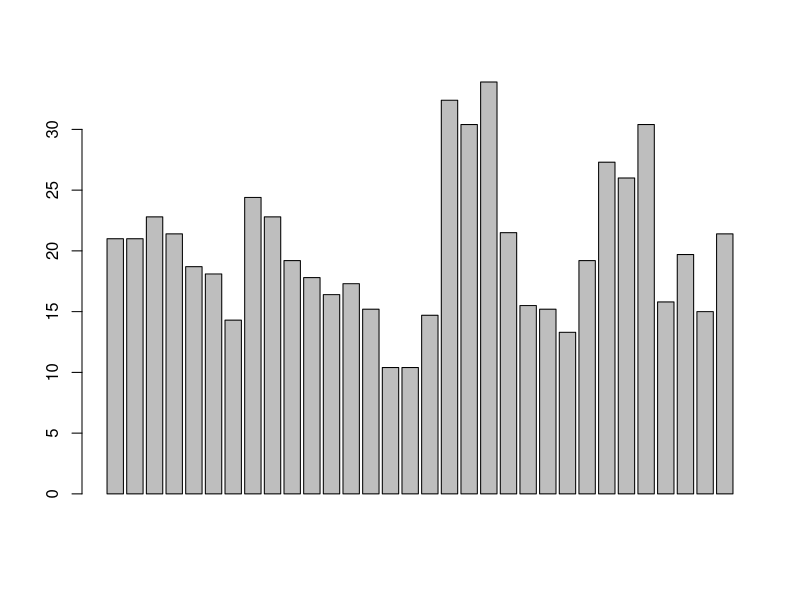
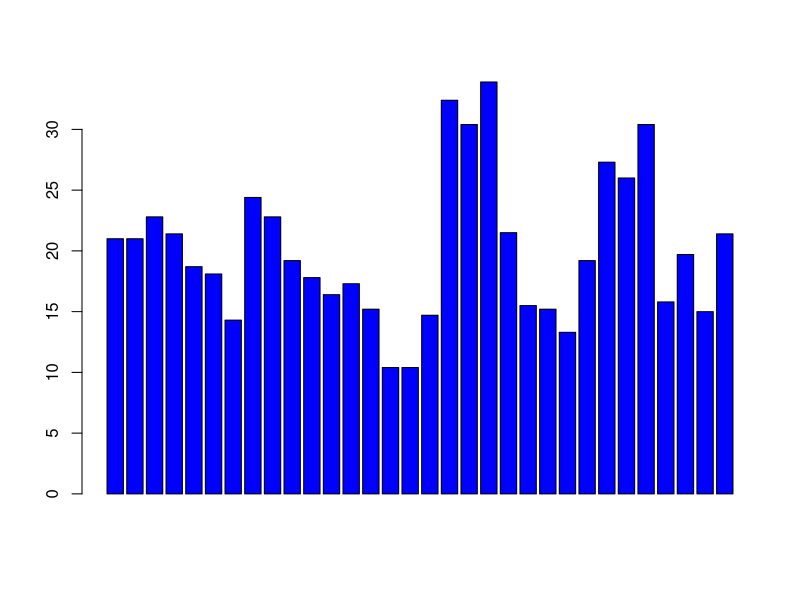
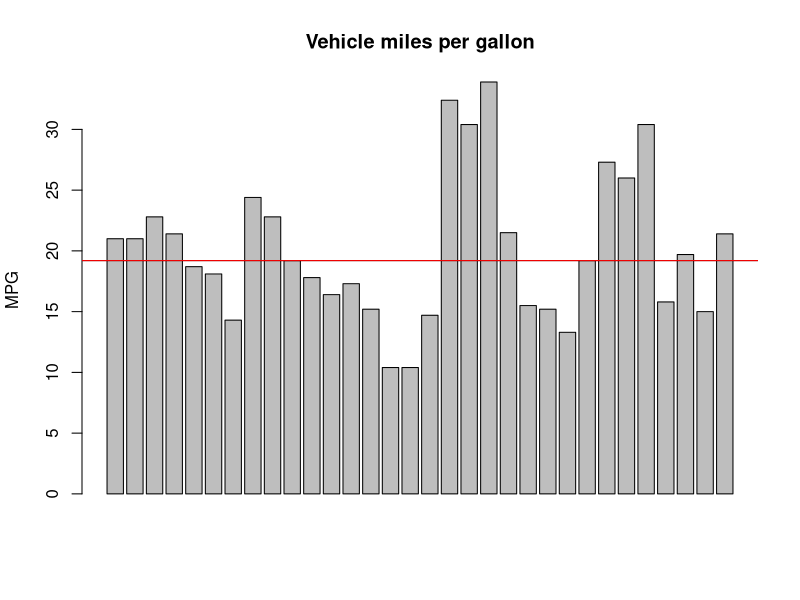
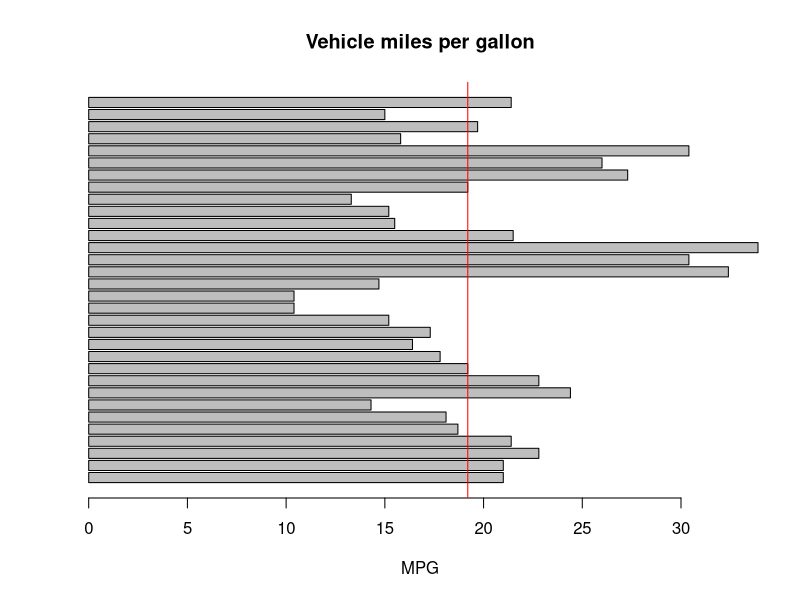
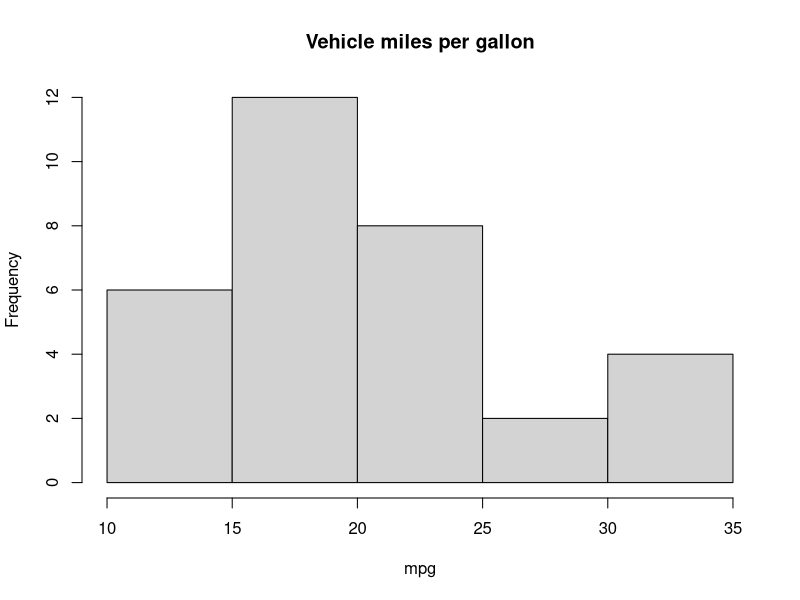
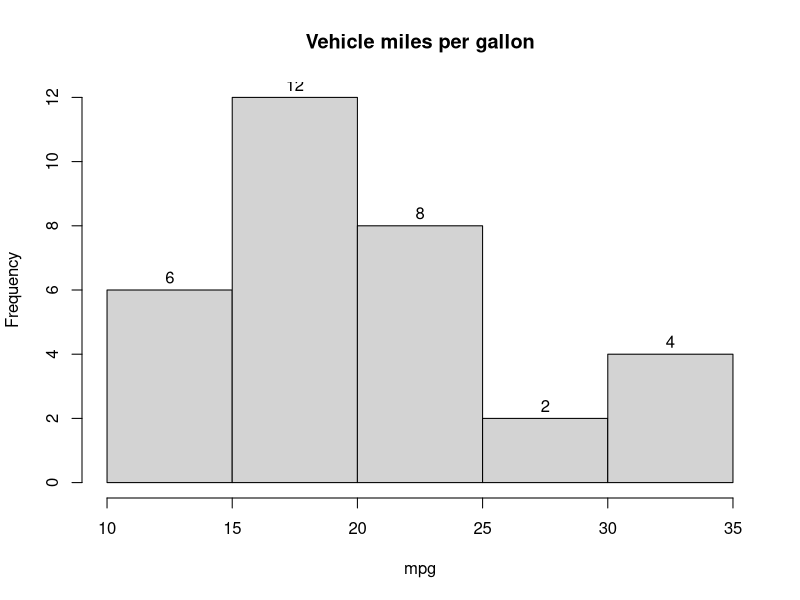
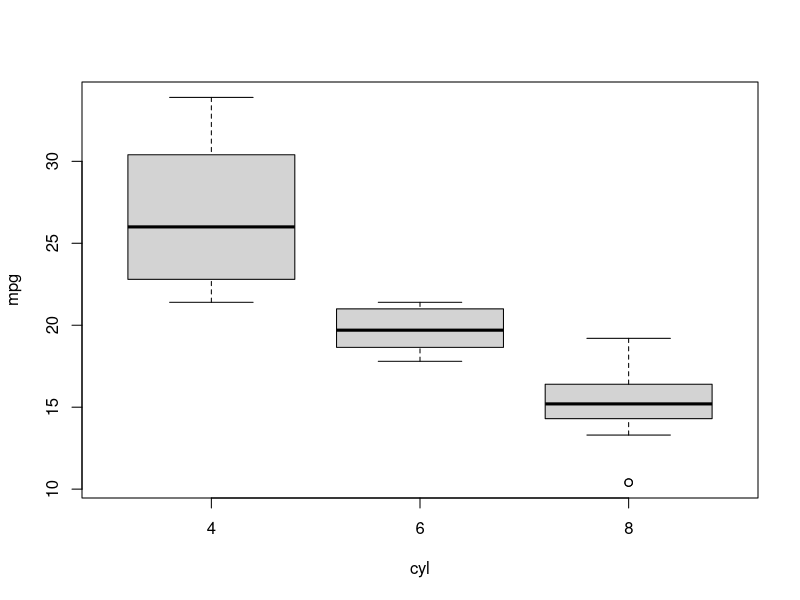
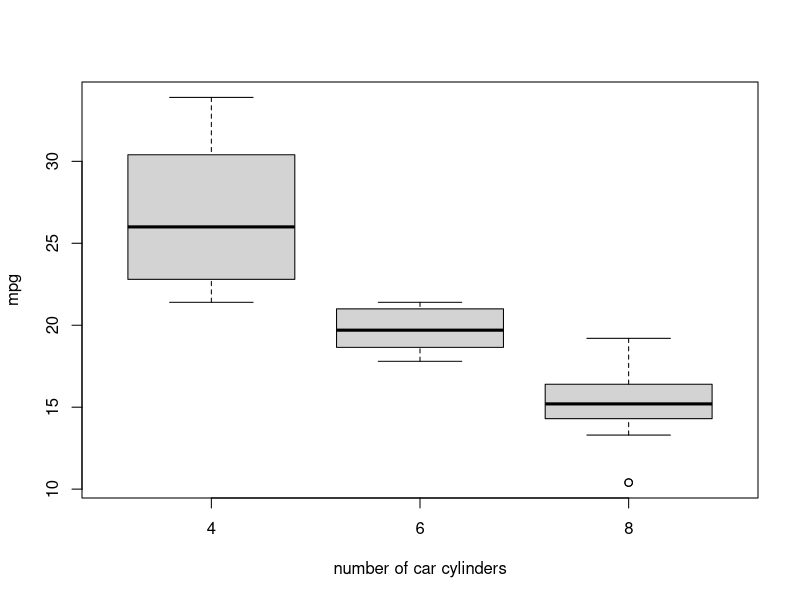

Write the R code that produced these figures, in order. (Note: this script raises an error after producing the figures.)
library(ggplot2)
library(reshape2)

#### load mtcars
data(mtcars)

#### lets take a look at the data and its structure
str(mtcars)
head(mtcars)
View(mtcars)

#### Before we starts plotting the data, notice that we have a few fields that
#### are numeric, but we probably won't use for measuring. We'll be using them
#### for grouping, categorizing, so convert those into factors
mtcars$cyl <- as.factor(mtcars$cyl)
mtcars$vs <- as.factor(mtcars$vs)
mtcars$am <- as.factor(mtcars$am)

#### simple bar chart
barplot(mtcars$mpg)

### change the color
barplot(mtcars$mpg, col = "Blue")

#### add labels
barplot(mtcars$mpg, main = "Vehicle miles per gallon", ylab= "MPG")

### add a line to show where the mean is
abline(h = median(mtcars$mpg))

### change the color of the line
abline(h = median(mtcars$mpg), col = "Red")

### make it horizontal, change measure label to x axis 
barplot(mtcars$mpg, main = "Vehicle miles per gallon", xlab= "MPG", horiz = TRUE)

### lets add the line again
abline(v = median(mtcars$mpg), col = "Red")

### now lets do a histogram
hist(mtcars$mpg, main = "Vehicle miles per gallon", xlab= "mpg", ylab = "Frequency")

### Add data values at top of bars
hist(mtcars$mpg, main = "Vehicle miles per gallon", xlab= "mpg",
     ylab = "Frequency", labels = TRUE)

#### What if we want to split data into categories? Let's make a boxplot
boxplot(mpg ~ cyl, data=mtcars)

###  now let's add labels
boxplot(mpg ~ cyl, data=mtcars, 
        xlab = "number of car cylinders", 
        ylab = "mpg")


### What if we want to see the relationship between two numeric variables?
#### Let's make a scatter plot
plot(mtcars$hp, mtcars$mpg, xlab = "horsepower", ylab = "mpg",
     main = "MPG vs horsepower")

### lets make the points a specific color
plot(hp ~ mpg, data = mtcars, xlab = "horsepower", ylab = "mpg",
     main = "MPG vs horsepower", col = "Red")

#### let's adjust the shapes of the points
plot(mtcars$hp, mtcars$mpg, xlab = "Horsepower", ylab = "mpg",
     main = "MPG vs horsepower", col = "Red", pch = 15)


#### lets adjust the color according to whether the car is an automatic or manual
plot(mtcars$hp, mtcars$mpg, xlab = "Horsepower", ylab = "mpg",
     main = "MPG vs horsepower", col = mtcars$am, pch = 15)

### lets adjust the size of the pointes
plot(mtcars$hp, mtcars$mpg, xlab = "horsepower", ylab = "mpg",
     main = "MPG vs horsepower", col = mtcars$am, pch = 15, cex = 0.5)

#### now let's add a regression line
plot(mtcars$hp, mtcars$mpg, xlab = "horsepower", ylab = "mpg",
           main = "MPG vs horsepower", col = mtcars$am, pch = 15, cex = 1, 
           abline(lm(mtcars$mpg ~ mtcars$hp)))

#### make it a dotted line
plot(mtcars$hp, mtcars$mpg, xlab = "horsepower", ylab = "mpg",
           main = "MPG vs horsepower", col = mtcars$am, pch = 15, cex = 1, 
           abline(lm(mtcars$mpg ~ mtcars$hp), lty = 2))

### lastly, let's add a legend
legend("topright", legend = c("Automatic", "Manual"),
       col = c("Black", "Red"), pch = 15)

#### let's read in a new dataset
vacants <- read.csv(file = "stl_vacants.csv")

### take a look at it
str(vacants)
View(vacants)

### to calculate the total number of vacants by year across
### the city, use aggregate
total_by_year <- aggregate(Number ~ Year, vacants, sum)

#### how would you make a barplot of total_by_year?


#### now let's add some year labels on the x axis
barplot(total_by_year$Number, names.arg = total_by_year$Year)

### now let's try a different type of chart
plot(total_by_year$Year, total_by_year$Number, type = "l")

### what if we want to plot multiple lines?

#### let's load the ggplot2 library, which can make much more attractive charts
library(ggplot2)

#### let's make a multi-line
ggplot(vacants, aes(x = Year, y = Number, group = Region, col = Region))
  + geom_line()

### now lets do a stacked bar chart
ggplot(vacants, aes(x = Year, y = Number, group = Region,
                    fill = Region)) + geom_bar(stat = "identity")

#### Lastly, let's slice out north st. louis and make a bar or line chart
### in ggplot. Your choice.


### A few more ggplot examples
### bar chart
data(tips)

# Creating a new data frame from tip that has an average tip grouped by time
average_tip <- aggregate(list(Tip = tips$tip), list(Time = factor(tips$time)), mean)

# Basic barchart
ggplot(average_tip, aes(x = Time, y = Tip, fill = Time)) + geom_bar(stat = "identity")

# Can tell R we don't want the legend by adding + guides(fill = False)

# Adding another factor group to the axis (grouping by gender and meal)
average_tip_gender <- aggregate(list(Tip = tips$tip),
                        list(Time = factor(tips$time), Gender = factor(tips$sex)), mean)

#### round the tip 
average_tip_gender$Tip <- round(average_tip_gender$Tip, 2)

tip_gender <- ggplot(average_tip_gender, aes(x = Time, y = Tip,
                  fill = Gender)) + geom_bar(stat = "identity")

tip_gender

# Not quite what we're looking for, likely 

# Change position to dodge
tip_gender <- ggplot(average_tip_gender, aes(x = Time, y = Tip,
                fill = Gender)) + geom_bar(stat = "identity", position = "dodge")

tip_gender

# Give our graph a title
tip_gender <- tip_gender + ggtitle("Average Tips by Meal")
tip_gender

# Give the axes titles
tip_gender <- tip_gender + xlab("Meal") + ylab("Dollars Tipped")
tip_gender

# Add the values to the top of the barchart
tip_gender <- tip_gender + geom_text(aes(label=Tip), position=position_dodge(width=0.9), vjust=-.25)
tip_gender

### other datasets to play with. R has dozens of built-in datasets,
### such as USArrests, tips. txhousing
data()

### 2017 city of st. Louis crimes
read.csv("2017_stl_crimes.csv")

### Or, use your own data.